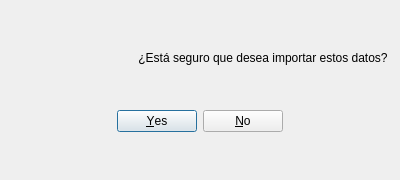
<?xml version="1.0" encoding="UTF-8"?>
<ui version="4.0">
 <class>venimp</class>
 <widget class="QDialog" name="venimp">
  <property name="geometry">
   <rect>
    <x>0</x>
    <y>0</y>
    <width>400</width>
    <height>180</height>
   </rect>
  </property>
  <property name="minimumSize">
   <size>
    <width>400</width>
    <height>180</height>
   </size>
  </property>
  <property name="maximumSize">
   <size>
    <width>400</width>
    <height>180</height>
   </size>
  </property>
  <property name="windowTitle">
   <string>Está seguro?</string>
  </property>
  <layout class="QGridLayout" name="gridLayout">
   <item row="4" column="0">
    <spacer name="verticalSpacer">
     <property name="orientation">
      <enum>Qt::Vertical</enum>
     </property>
     <property name="sizeHint" stdset="0">
      <size>
       <width>20</width>
       <height>40</height>
      </size>
     </property>
    </spacer>
   </item>
   <item row="1" column="0">
    <layout class="QGridLayout" name="gridLayout_2">
     <item row="0" column="1">
      <widget class="QLabel" name="label">
       <property name="maximumSize">
        <size>
         <width>80</width>
         <height>80</height>
        </size>
       </property>
       <property name="text">
        <string/>
       </property>
       <property name="pixmap">
        <pixmap>img/importar.png</pixmap>
       </property>
       <property name="scaledContents">
        <bool>true</bool>
       </property>
      </widget>
     </item>
     <item row="0" column="2">
      <widget class="QLabel" name="label_2">
       <property name="text">
        <string>¿Está seguro que desea importar estos datos?</string>
       </property>
       <property name="alignment">
        <set>Qt::AlignCenter</set>
       </property>
      </widget>
     </item>
     <item row="0" column="0">
      <spacer name="horizontalSpacer">
       <property name="orientation">
        <enum>Qt::Horizontal</enum>
       </property>
       <property name="sizeType">
        <enum>QSizePolicy::Fixed</enum>
       </property>
       <property name="sizeHint" stdset="0">
        <size>
         <width>40</width>
         <height>20</height>
        </size>
       </property>
      </spacer>
     </item>
    </layout>
   </item>
   <item row="2" column="0">
    <spacer name="verticalSpacer_2">
     <property name="orientation">
      <enum>Qt::Vertical</enum>
     </property>
     <property name="sizeHint" stdset="0">
      <size>
       <width>20</width>
       <height>40</height>
      </size>
     </property>
    </spacer>
   </item>
   <item row="3" column="0">
    <widget class="QDialogButtonBox" name="buttonBox">
     <property name="font">
      <font>
       <kerning>true</kerning>
      </font>
     </property>
     <property name="layoutDirection">
      <enum>Qt::LeftToRight</enum>
     </property>
     <property name="orientation">
      <enum>Qt::Horizontal</enum>
     </property>
     <property name="standardButtons">
      <set>QDialogButtonBox::No|QDialogButtonBox::Yes</set>
     </property>
     <property name="centerButtons">
      <bool>true</bool>
     </property>
    </widget>
   </item>
   <item row="0" column="0">
    <spacer name="verticalSpacer_3">
     <property name="orientation">
      <enum>Qt::Vertical</enum>
     </property>
     <property name="sizeHint" stdset="0">
      <size>
       <width>20</width>
       <height>40</height>
      </size>
     </property>
    </spacer>
   </item>
  </layout>
 </widget>
 <resources/>
 <connections>
  <connection>
   <sender>buttonBox</sender>
   <signal>accepted()</signal>
   <receiver>venimp</receiver>
   <slot>accept()</slot>
   <hints>
    <hint type="sourcelabel">
     <x>248</x>
     <y>254</y>
    </hint>
    <hint type="destinationlabel">
     <x>157</x>
     <y>274</y>
    </hint>
   </hints>
  </connection>
  <connection>
   <sender>buttonBox</sender>
   <signal>rejected()</signal>
   <receiver>venimp</receiver>
   <slot>reject()</slot>
   <hints>
    <hint type="sourcelabel">
     <x>316</x>
     <y>260</y>
    </hint>
    <hint type="destinationlabel">
     <x>286</x>
     <y>274</y>
    </hint>
   </hints>
  </connection>
 </connections>
</ui>
